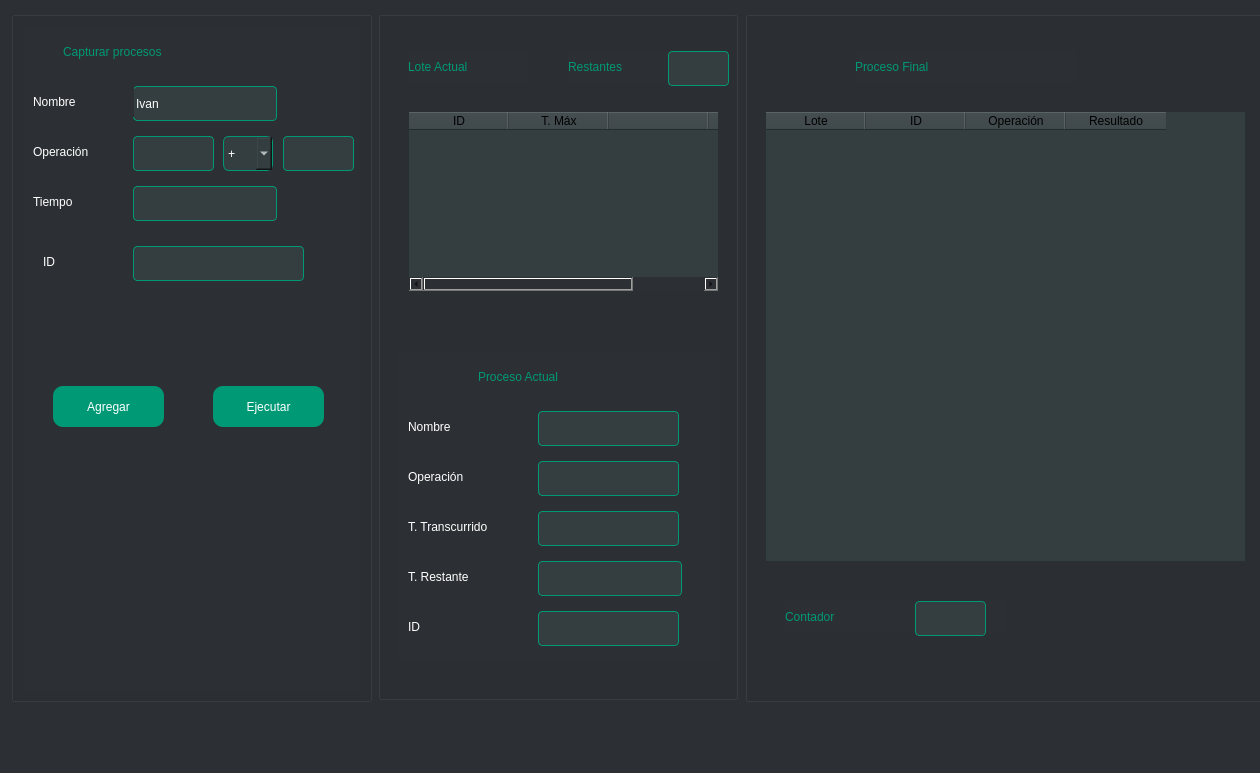
<?xml version="1.0" encoding="UTF-8"?>
<ui version="4.0">
 <class>MainWindow</class>
 <widget class="QMainWindow" name="MainWindow">
  <property name="geometry">
   <rect>
    <x>0</x>
    <y>0</y>
    <width>1260</width>
    <height>773</height>
   </rect>
  </property>
  <property name="windowTitle">
   <string>MainWindow</string>
  </property>
  <property name="styleSheet">
   <string notr="true">background-color: rgb(44, 47, 51);
selection-color: rgb(255, 170, 255);
selection-background-color: rgb(255, 170, 255);
</string>
  </property>
  <widget class="QWidget" name="centralwidget">
   <widget class="QGroupBox" name="groupBox">
    <property name="geometry">
     <rect>
      <x>11</x>
      <y>11</y>
      <width>361</width>
      <height>691</height>
     </rect>
    </property>
    <property name="styleSheet">
     <string notr="true">border-color: rgb(44, 47, 51);</string>
    </property>
    <property name="title">
     <string/>
    </property>
    <layout class="QGridLayout" name="gridLayout">
     <item row="0" column="0">
      <widget class="QGroupBox" name="groupBox_4">
       <property name="styleSheet">
        <string notr="true">selection-background-color: rgb(255, 170, 127);
border: 0px solid rgb(0, 153, 117);
</string>
       </property>
       <property name="title">
        <string/>
       </property>
       <widget class="QLabel" name="label_titulo">
        <property name="geometry">
         <rect>
          <x>40</x>
          <y>10</y>
          <width>221</width>
          <height>31</height>
         </rect>
        </property>
        <property name="styleSheet">
         <string notr="true">color:rgb(0, 153, 117);
font: 87 14pt &quot;Segoe UI Black&quot;;
</string>
        </property>
        <property name="text">
         <string>Capturar procesos</string>
        </property>
       </widget>
       <widget class="QLineEdit" name="textBox_Nombre">
        <property name="geometry">
         <rect>
          <x>110</x>
          <y>60</y>
          <width>144</width>
          <height>35</height>
         </rect>
        </property>
        <property name="minimumSize">
         <size>
          <width>60</width>
          <height>35</height>
         </size>
        </property>
        <property name="maximumSize">
         <size>
          <width>230</width>
          <height>35</height>
         </size>
        </property>
        <property name="styleSheet">
         <string notr="true">background-color: rgb(52, 62, 64);
color: rgb(255, 255, 255);
border: 1px solid rgb(0, 153, 117);
border-radius: 4px;</string>
        </property>
        <property name="text">
         <string>Ivan</string>
        </property>
       </widget>
       <widget class="QLineEdit" name="textBox_numero1">
        <property name="geometry">
         <rect>
          <x>110</x>
          <y>110</y>
          <width>81</width>
          <height>35</height>
         </rect>
        </property>
        <property name="minimumSize">
         <size>
          <width>60</width>
          <height>35</height>
         </size>
        </property>
        <property name="maximumSize">
         <size>
          <width>230</width>
          <height>35</height>
         </size>
        </property>
        <property name="styleSheet">
         <string notr="true">background-color: rgb(52, 62, 64);
color: rgb(255, 255, 255);
border: 1px solid rgb(0, 153, 117);
border-radius: 4px;</string>
        </property>
       </widget>
       <widget class="QLabel" name="label_Nombre">
        <property name="geometry">
         <rect>
          <x>10</x>
          <y>60</y>
          <width>101</width>
          <height>31</height>
         </rect>
        </property>
        <property name="styleSheet">
         <string notr="true">color:rgb(255, 255, 255);
font: 10pt &quot;Segoe UI Emoji&quot;;
</string>
        </property>
        <property name="text">
         <string>Nombre</string>
        </property>
       </widget>
       <widget class="QLabel" name="label_operacion">
        <property name="geometry">
         <rect>
          <x>10</x>
          <y>110</y>
          <width>81</width>
          <height>31</height>
         </rect>
        </property>
        <property name="styleSheet">
         <string notr="true">color:rgb(255, 255, 255);
font: 10pt &quot;Segoe UI Emoji&quot;;
</string>
        </property>
        <property name="text">
         <string>Operación</string>
        </property>
       </widget>
       <widget class="QComboBox" name="comboBoxOperaciones">
        <property name="geometry">
         <rect>
          <x>200</x>
          <y>110</y>
          <width>50</width>
          <height>35</height>
         </rect>
        </property>
        <property name="minimumSize">
         <size>
          <width>0</width>
          <height>35</height>
         </size>
        </property>
        <property name="maximumSize">
         <size>
          <width>50</width>
          <height>35</height>
         </size>
        </property>
        <property name="styleSheet">
         <string notr="true">background-color: rgb(52, 62, 64);
border: 1px solid rgb(0, 153, 117);
border-radius: 6px;
color: rgb(255, 255, 255);</string>
        </property>
        <item>
         <property name="text">
          <string>+</string>
         </property>
        </item>
        <item>
         <property name="text">
          <string>-</string>
         </property>
        </item>
        <item>
         <property name="text">
          <string>*</string>
         </property>
        </item>
        <item>
         <property name="text">
          <string>/</string>
         </property>
        </item>
        <item>
         <property name="text">
          <string>%</string>
         </property>
        </item>
        <item>
         <property name="text">
          <string>^</string>
         </property>
        </item>
       </widget>
       <widget class="QLineEdit" name="textBox_numero2">
        <property name="geometry">
         <rect>
          <x>260</x>
          <y>110</y>
          <width>71</width>
          <height>35</height>
         </rect>
        </property>
        <property name="minimumSize">
         <size>
          <width>60</width>
          <height>35</height>
         </size>
        </property>
        <property name="maximumSize">
         <size>
          <width>230</width>
          <height>35</height>
         </size>
        </property>
        <property name="styleSheet">
         <string notr="true">border: 1px solid rgb(0, 153, 117);
background-color: rgb(52, 62, 64);
border-radius: 4px;</string>
        </property>
       </widget>
       <widget class="QLineEdit" name="textBox_tiempo">
        <property name="geometry">
         <rect>
          <x>110</x>
          <y>160</y>
          <width>144</width>
          <height>35</height>
         </rect>
        </property>
        <property name="minimumSize">
         <size>
          <width>60</width>
          <height>35</height>
         </size>
        </property>
        <property name="maximumSize">
         <size>
          <width>230</width>
          <height>35</height>
         </size>
        </property>
        <property name="styleSheet">
         <string notr="true">background-color: rgb(52, 62, 64);
color: rgb(255, 255, 255);
border: 1px solid rgb(0, 153, 117);
border-radius: 4px;</string>
        </property>
       </widget>
       <widget class="QLabel" name="label_tiempo">
        <property name="geometry">
         <rect>
          <x>10</x>
          <y>160</y>
          <width>71</width>
          <height>31</height>
         </rect>
        </property>
        <property name="styleSheet">
         <string notr="true">color:rgb(255, 255, 255);
font: 10pt &quot;Segoe UI Emoji&quot;;
</string>
        </property>
        <property name="text">
         <string>Tiempo</string>
        </property>
       </widget>
       <widget class="QLineEdit" name="textBox_Id">
        <property name="geometry">
         <rect>
          <x>110</x>
          <y>220</y>
          <width>171</width>
          <height>35</height>
         </rect>
        </property>
        <property name="minimumSize">
         <size>
          <width>60</width>
          <height>35</height>
         </size>
        </property>
        <property name="maximumSize">
         <size>
          <width>230</width>
          <height>35</height>
         </size>
        </property>
        <property name="styleSheet">
         <string notr="true">background-color: rgb(52, 62, 64);
color: rgb(255, 255, 255);
border: 1px solid rgb(0, 153, 117);
border-radius: 4px;</string>
        </property>
       </widget>
       <widget class="QLabel" name="label_5">
        <property name="geometry">
         <rect>
          <x>20</x>
          <y>220</y>
          <width>31</width>
          <height>31</height>
         </rect>
        </property>
        <property name="styleSheet">
         <string notr="true">color:rgb(255, 255, 255);
font: 10pt &quot;Segoe UI Emoji&quot;;
</string>
        </property>
        <property name="text">
         <string>ID</string>
        </property>
       </widget>
       <widget class="QPushButton" name="pushButton_Agregar">
        <property name="geometry">
         <rect>
          <x>30</x>
          <y>360</y>
          <width>111</width>
          <height>41</height>
         </rect>
        </property>
        <property name="styleSheet">
         <string notr="true">background-color: rgb(0, 153, 117);
color: #FFFFFF;
font: 75 12pt &quot;Microsoft YaHei&quot;;
border-radius: 10px;</string>
        </property>
        <property name="text">
         <string>Agregar</string>
        </property>
       </widget>
       <widget class="QPushButton" name="pushButton_ejecturar">
        <property name="geometry">
         <rect>
          <x>190</x>
          <y>360</y>
          <width>111</width>
          <height>41</height>
         </rect>
        </property>
        <property name="styleSheet">
         <string notr="true">background-color: rgb(0, 153, 117);
color: #FFFFFF;
font: 75 12pt &quot;Microsoft YaHei&quot;;
border-radius: 10px;</string>
        </property>
        <property name="text">
         <string>Ejecutar</string>
        </property>
       </widget>
      </widget>
     </item>
    </layout>
   </widget>
   <widget class="QGroupBox" name="groupBox_2">
    <property name="geometry">
     <rect>
      <x>378</x>
      <y>11</y>
      <width>360</width>
      <height>689</height>
     </rect>
    </property>
    <property name="title">
     <string/>
    </property>
    <widget class="QGroupBox" name="groupBox_5">
     <property name="geometry">
      <rect>
       <x>20</x>
       <y>340</y>
       <width>321</width>
       <height>311</height>
      </rect>
     </property>
     <property name="styleSheet">
      <string notr="true">selection-background-color: rgb(255, 170, 127);
border: 0px solid rgb(0, 153, 117);
</string>
     </property>
     <property name="title">
      <string/>
     </property>
     <widget class="QLabel" name="label_titulo_4">
      <property name="geometry">
       <rect>
        <x>80</x>
        <y>10</y>
        <width>221</width>
        <height>31</height>
       </rect>
      </property>
      <property name="styleSheet">
       <string notr="true">color:rgb(0, 153, 117);

font: 63 13pt &quot;Segoe UI Semibold&quot;;
</string>
      </property>
      <property name="text">
       <string>Proceso Actual</string>
      </property>
     </widget>
     <widget class="QLineEdit" name="textBox_Nombre_proceso">
      <property name="geometry">
       <rect>
        <x>140</x>
        <y>60</y>
        <width>141</width>
        <height>35</height>
       </rect>
      </property>
      <property name="minimumSize">
       <size>
        <width>60</width>
        <height>35</height>
       </size>
      </property>
      <property name="maximumSize">
       <size>
        <width>230</width>
        <height>35</height>
       </size>
      </property>
      <property name="styleSheet">
       <string notr="true">background-color: rgb(52, 62, 64);
color: rgb(255, 255, 255);
border: 1px solid rgb(0, 153, 117);
border-radius: 4px;</string>
      </property>
     </widget>
     <widget class="QLineEdit" name="textBox_operacion">
      <property name="geometry">
       <rect>
        <x>140</x>
        <y>110</y>
        <width>141</width>
        <height>35</height>
       </rect>
      </property>
      <property name="minimumSize">
       <size>
        <width>60</width>
        <height>35</height>
       </size>
      </property>
      <property name="maximumSize">
       <size>
        <width>230</width>
        <height>35</height>
       </size>
      </property>
      <property name="styleSheet">
       <string notr="true">background-color: rgb(52, 62, 64);
color: rgb(255, 255, 255);
border: 1px solid rgb(0, 153, 117);
border-radius: 4px;</string>
      </property>
     </widget>
     <widget class="QLabel" name="label_Nombre_4">
      <property name="geometry">
       <rect>
        <x>10</x>
        <y>60</y>
        <width>91</width>
        <height>31</height>
       </rect>
      </property>
      <property name="styleSheet">
       <string notr="true">color:rgb(255, 255, 255);
font: 10pt &quot;Segoe UI Emoji&quot;;
</string>
      </property>
      <property name="text">
       <string>Nombre</string>
      </property>
     </widget>
     <widget class="QLabel" name="label_operacion_4">
      <property name="geometry">
       <rect>
        <x>10</x>
        <y>110</y>
        <width>81</width>
        <height>31</height>
       </rect>
      </property>
      <property name="styleSheet">
       <string notr="true">color:rgb(255, 255, 255);
font: 10pt &quot;Segoe UI Emoji&quot;;
</string>
      </property>
      <property name="text">
       <string>Operación</string>
      </property>
     </widget>
     <widget class="QLineEdit" name="textBox_tiempo_transcurrido">
      <property name="geometry">
       <rect>
        <x>140</x>
        <y>160</y>
        <width>141</width>
        <height>35</height>
       </rect>
      </property>
      <property name="minimumSize">
       <size>
        <width>60</width>
        <height>35</height>
       </size>
      </property>
      <property name="maximumSize">
       <size>
        <width>230</width>
        <height>35</height>
       </size>
      </property>
      <property name="styleSheet">
       <string notr="true">background-color: rgb(52, 62, 64);
color: rgb(255, 255, 255);
border: 1px solid rgb(0, 153, 117);
border-radius: 4px;</string>
      </property>
     </widget>
     <widget class="QLabel" name="label_tiempo_t">
      <property name="geometry">
       <rect>
        <x>10</x>
        <y>160</y>
        <width>101</width>
        <height>31</height>
       </rect>
      </property>
      <property name="styleSheet">
       <string notr="true">color:rgb(255, 255, 255);
font: 10pt &quot;Segoe UI Emoji&quot;;
</string>
      </property>
      <property name="text">
       <string>T. Transcurrido</string>
      </property>
     </widget>
     <widget class="QLineEdit" name="textBox_Id_proceso">
      <property name="geometry">
       <rect>
        <x>140</x>
        <y>260</y>
        <width>141</width>
        <height>35</height>
       </rect>
      </property>
      <property name="minimumSize">
       <size>
        <width>60</width>
        <height>35</height>
       </size>
      </property>
      <property name="maximumSize">
       <size>
        <width>230</width>
        <height>35</height>
       </size>
      </property>
      <property name="styleSheet">
       <string notr="true">background-color: rgb(52, 62, 64);
color: rgb(255, 255, 255);
border: 1px solid rgb(0, 153, 117);
border-radius: 4px;</string>
      </property>
     </widget>
     <widget class="QLabel" name="label_8">
      <property name="geometry">
       <rect>
        <x>10</x>
        <y>260</y>
        <width>31</width>
        <height>31</height>
       </rect>
      </property>
      <property name="styleSheet">
       <string notr="true">color:rgb(255, 255, 255);
font: 10pt &quot;Segoe UI Emoji&quot;;
</string>
      </property>
      <property name="text">
       <string>ID</string>
      </property>
     </widget>
     <widget class="QLabel" name="label_tiempo_r">
      <property name="geometry">
       <rect>
        <x>10</x>
        <y>210</y>
        <width>101</width>
        <height>31</height>
       </rect>
      </property>
      <property name="styleSheet">
       <string notr="true">color:rgb(255, 255, 255);
font: 10pt &quot;Segoe UI Emoji&quot;;
</string>
      </property>
      <property name="text">
       <string>T. Restante</string>
      </property>
     </widget>
     <widget class="QLineEdit" name="textBox_tiempo_restante">
      <property name="geometry">
       <rect>
        <x>140</x>
        <y>210</y>
        <width>144</width>
        <height>35</height>
       </rect>
      </property>
      <property name="minimumSize">
       <size>
        <width>60</width>
        <height>35</height>
       </size>
      </property>
      <property name="maximumSize">
       <size>
        <width>230</width>
        <height>35</height>
       </size>
      </property>
      <property name="styleSheet">
       <string notr="true">background-color: rgb(52, 62, 64);
color: rgb(255, 255, 255);
border: 1px solid rgb(0, 153, 117);
border-radius: 4px;</string>
      </property>
     </widget>
    </widget>
    <widget class="QTableWidget" name="tablaProcesos">
     <property name="geometry">
      <rect>
       <x>30</x>
       <y>100</y>
       <width>311</width>
       <height>181</height>
      </rect>
     </property>
     <property name="minimumSize">
      <size>
       <width>305</width>
       <height>0</height>
      </size>
     </property>
     <property name="maximumSize">
      <size>
       <width>16777215</width>
       <height>250</height>
      </size>
     </property>
     <property name="layoutDirection">
      <enum>Qt::LeftToRight</enum>
     </property>
     <property name="styleSheet">
      <string notr="true">background-color: rgb(52, 62, 64);
</string>
     </property>
     <column>
      <property name="text">
       <string>ID</string>
      </property>
     </column>
     <column>
      <property name="text">
       <string>T. Máx</string>
      </property>
     </column>
     <column>
      <property name="text">
       <string/>
      </property>
     </column>
     <column>
      <property name="text">
       <string/>
      </property>
     </column>
    </widget>
    <widget class="QLabel" name="label_titulo_5">
     <property name="geometry">
      <rect>
       <x>30</x>
       <y>40</y>
       <width>121</width>
       <height>31</height>
      </rect>
     </property>
     <property name="styleSheet">
      <string notr="true">color:rgb(0, 153, 117);

font: 63 13pt &quot;Segoe UI Semibold&quot;;
</string>
     </property>
     <property name="text">
      <string>Lote Actual</string>
     </property>
    </widget>
    <widget class="QLabel" name="label_titulo_6">
     <property name="geometry">
      <rect>
       <x>190</x>
       <y>40</y>
       <width>101</width>
       <height>31</height>
      </rect>
     </property>
     <property name="styleSheet">
      <string notr="true">color:rgb(0, 153, 117);

font: 63 13pt &quot;Segoe UI Semibold&quot;;
</string>
     </property>
     <property name="text">
      <string>Restantes</string>
     </property>
    </widget>
    <widget class="QLineEdit" name="textBox_restantes">
     <property name="geometry">
      <rect>
       <x>290</x>
       <y>40</y>
       <width>61</width>
       <height>35</height>
      </rect>
     </property>
     <property name="minimumSize">
      <size>
       <width>60</width>
       <height>35</height>
      </size>
     </property>
     <property name="maximumSize">
      <size>
       <width>230</width>
       <height>35</height>
      </size>
     </property>
     <property name="styleSheet">
      <string notr="true">background-color: rgb(52, 62, 64);
color: rgb(255, 255, 255);
border: 1px solid rgb(0, 153, 117);
border-radius: 4px;</string>
     </property>
    </widget>
   </widget>
   <widget class="QGroupBox" name="groupBox_3">
    <property name="geometry">
     <rect>
      <x>745</x>
      <y>11</y>
      <width>531</width>
      <height>691</height>
     </rect>
    </property>
    <property name="title">
     <string/>
    </property>
    <widget class="QLabel" name="label_titulo_7">
     <property name="geometry">
      <rect>
       <x>110</x>
       <y>40</y>
       <width>221</width>
       <height>31</height>
      </rect>
     </property>
     <property name="styleSheet">
      <string notr="true">color:rgb(0, 153, 117);

font: 63 13pt &quot;Segoe UI Semibold&quot;;
</string>
     </property>
     <property name="text">
      <string>Proceso Final</string>
     </property>
    </widget>
    <widget class="QTableWidget" name="tablaPTerminados">
     <property name="geometry">
      <rect>
       <x>20</x>
       <y>100</y>
       <width>481</width>
       <height>451</height>
      </rect>
     </property>
     <property name="styleSheet">
      <string notr="true">background-color: rgb(52, 62, 64);
</string>
     </property>
     <column>
      <property name="text">
       <string>Lote</string>
      </property>
     </column>
     <column>
      <property name="text">
       <string>ID</string>
      </property>
     </column>
     <column>
      <property name="text">
       <string>Operación</string>
      </property>
     </column>
     <column>
      <property name="text">
       <string>Resultado</string>
      </property>
     </column>
    </widget>
    <widget class="QLabel" name="label_titulo_8">
     <property name="geometry">
      <rect>
       <x>40</x>
       <y>590</y>
       <width>221</width>
       <height>31</height>
      </rect>
     </property>
     <property name="styleSheet">
      <string notr="true">color:rgb(0, 153, 117);

font: 63 13pt &quot;Segoe UI Semibold&quot;;
</string>
     </property>
     <property name="text">
      <string>Contador</string>
     </property>
    </widget>
    <widget class="QLineEdit" name="textBox_contadorGlobal">
     <property name="geometry">
      <rect>
       <x>170</x>
       <y>590</y>
       <width>71</width>
       <height>35</height>
      </rect>
     </property>
     <property name="minimumSize">
      <size>
       <width>60</width>
       <height>35</height>
      </size>
     </property>
     <property name="maximumSize">
      <size>
       <width>230</width>
       <height>35</height>
      </size>
     </property>
     <property name="styleSheet">
      <string notr="true">border: 1px solid rgb(0, 153, 117);
background-color: rgb(52, 62, 64);
border-radius: 4px;</string>
     </property>
    </widget>
   </widget>
  </widget>
  <widget class="QMenuBar" name="menubar">
   <property name="geometry">
    <rect>
     <x>0</x>
     <y>0</y>
     <width>1260</width>
     <height>26</height>
    </rect>
   </property>
  </widget>
  <widget class="QStatusBar" name="statusbar"/>
 </widget>
 <resources/>
 <connections/>
</ui>
